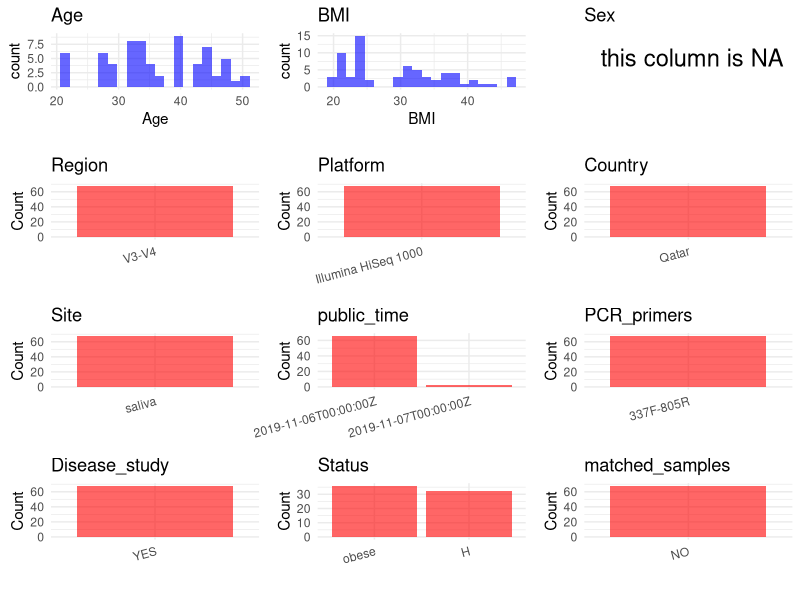

Write the R code that produced this figure. (Note: this script raises an error after producing the figure.)
## ---- chunk 1
# Load necessary libraries
library(dplyr)
library(ggplot2)
library(cowplot)
library(stringr)

# Set working directory (update this path to your local directory)
setwd("/home/hby/oral_project/PRJNA587625")

# Read the initial metadata files
initial_meta <- read.csv("SraRunTable.csv", header = T)

# Combine the two metadata files
# meta <- rbind(initial_meta, initial_meta1)

# Remove entries non-oral samples
# initial_meta <- subset(initial_meta,isolate %in% c("saliva","tongue coat"))

# Check the number of samples containing "HT" in Sample.Name (e.g., healthy controls)
# nrow(subset(meta, grepl("HT", Sample.Name)))

# Display the first few rows of the metadata
head(initial_meta)
## ---- chunk 2
# Create a uniform metadata dataframe
metadata <- data.frame(
  BioProject = initial_meta$BioProject,
  Run = initial_meta$Run,
  sample_name = initial_meta$Sample_Name,
  Platform = initial_meta$Instrument,
  public_time = initial_meta$ReleaseDate,
  Site = initial_meta$isolation_source,
  Sex = NA,
  Status = initial_meta$experimental_factor,
  Age = initial_meta$Host_Age,
  BMI = initial_meta$host_body_mass_index
) %>%
  mutate(
    Status = case_when(
      Status == "Control" ~ "H",
      Status == "Case" ~ "obese",
    )
  )
## ---- chunk 3
# Add information obtained from the publication
metadata$Country <- "Qatar"
metadata$Region <- "V3-V4"
metadata$PCR_primers <- "337F-805R"
metadata$title <- "Profiling the Oral Microbiome and Plasma Biochemistry of Obese Hyperglycemic Subjects in Qatar"
metadata$Disease_study <- "YES"
metadata$matched_samples <- "NO"
## ---- chunk 4
# Check the number of unique runs and sample names
print(paste("Number of unique runs:", length(unique(metadata$Run))))
print(paste("Number of unique sample names:", length(unique(metadata$sample_name))))
## ---- chunk 5
# Select columns for visualization
plot_data <- metadata %>%
  select(-BioProject, -Run, -sample_name, -title)

# Function to create simple plots for each column
create_simple_plots <- function(data) {
  plots <- list()

  for (col in colnames(data)) {
    # Check if the column is all NA
    if (all(is.na(data[[col]]))) {
      # Create an empty plot with text indicating all NA
      p <- ggplot() +
        annotate("text", x = 0.5, y = 0.5, label = "this column is NA", size = 6) +
        labs(title = col) +
        theme_void()
    } else if (is.numeric(data[[col]])) {
      # Numeric variable: histogram
      p <- ggplot(data, aes(x = .data[[col]])) +
        geom_histogram(fill = "blue", alpha = 0.6, bins = 20, na.rm = TRUE) +
        labs(title = col) +
        theme_minimal()
    } else {
      # Categorical variable: bar plot (remove NA values)
      count_data <- as.data.frame(table(data[[col]], useNA = "ifany"))
      p <- ggplot(count_data, aes(x = reorder(Var1, -Freq), y = Freq)) +
        geom_col(fill = "red", alpha = 0.6) +
        labs(title = col, x = NULL, y = "Count") +
        theme_minimal() +
        theme(axis.text.x = element_text(angle = 15, hjust = 1))
    }
    plots[[col]] <- p
  }

  return(plots)
}

# Generate and arrange plots
plots <- create_simple_plots(plot_data)
p <- plot_grid(plots$Age,
  plots$BMI,
  plots$Sex,
  plots$Region,
  plots$Platform,
  plots$Country,
  plots$Site,
  plots$public_time,
  plots$PCR_primers,
  plots$Disease_study,
  plots$Status,
  plots$matched_samples, # add
  ncol = 3, align = "hv", axis = "lb"
)
ggsave("Metadata_Summary.png", plot = p, width = 8, height = 6, dpi = 150)
## ---- chunk 6
knitr::include_graphics("Metadata_Summary.png")
## ---- chunk 7
# Reorder columns to match the desired format
metadata <- metadata[, c(
  "BioProject", "Run", "sample_name", "Age", "BMI", "Sex",
  "Region", "Platform", "Country", "Site", "public_time",
  "PCR_primers", "title", "Disease_study", "Status", "matched_samples"
)]

# Export the uniform metadata to a CSV file
write.csv(metadata, file = "metadata.csv", quote = FALSE)
head(metadata)
